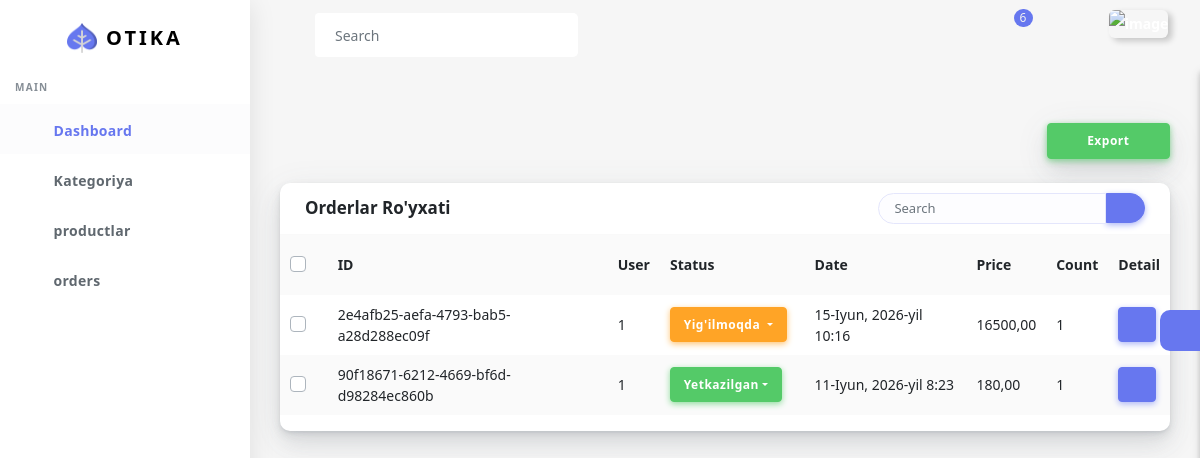
Before: /dashboard/list-orders/ with the older database file.
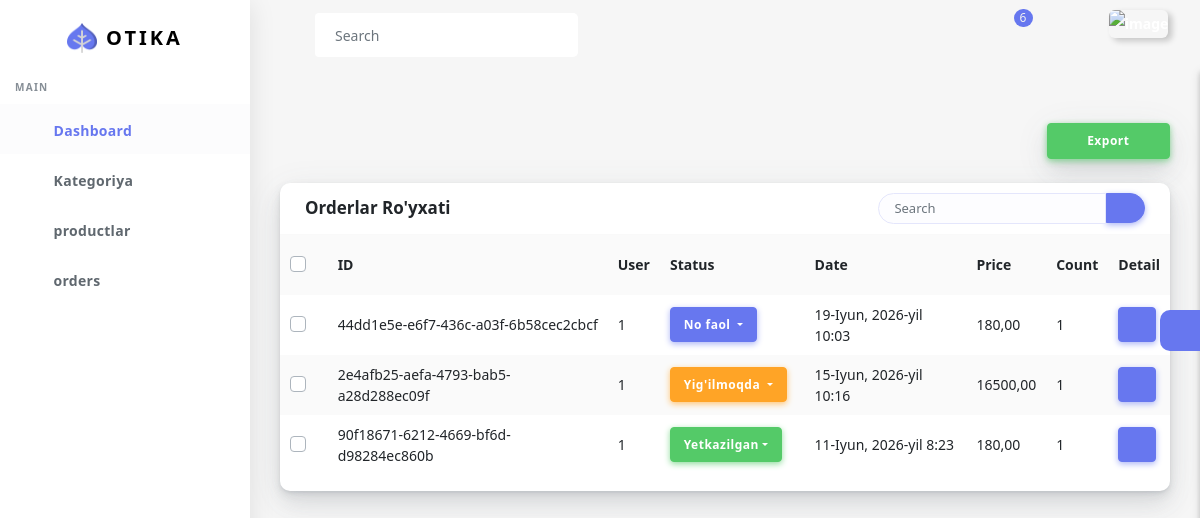
After: the same page with the newer database file.
### main/models.py (models this page shows, shortened)
class Code(models.Model):
    code = models.CharField(max_length=150, unique=True, default=uuid4, blank=True, null=True)
    class Meta:
        abstract = True

class Cart(Code):
    user = models.ForeignKey(User, on_delete=models.CASCADE)
    status = models.IntegerField(choices=CART_STATUS, default=1)
    date = models.DateTimeField(auto_now_add=True)
    delivery_date = models.DateTimeField(null=True, blank=True)
    @property
    def cart_total_price(self):
        n = 0
        for i in CartProduct.objects.filter(cart=self):
            n += i.total_price
        return n
    @property
    def count_product(self):
        n = 0
        for i in CartProduct.objects.filter(cart=self):
            n += 1
        return n

class User(AbstractUser):
    phone = models.CharField(max_length=150, null= True, blank=True)
    address = models.TextField(null=True, blank=True)
    photo = models.ImageField(upload_to='users', null=True, blank=True)
    class Meta(AbstractUser.Meta):
        swappable = "AUTH_USER_MODEL"

class CartProduct(Code):
    product = models.ForeignKey(Product, on_delete=models.SET_NULL, null=True, blank=True)
    cart = models.ForeignKey(Cart, on_delete=models.CASCADE)
    count = models.IntegerField()
    product_name = models.CharField(max_length=255, blank=True)
    product_image = models.CharField(max_length=500, blank=True)
    price = models.DecimalField(max_digits=10, decimal_places=2, null=True, blank=True)
    discount = models.DecimalField(max_digits=10, decimal_places=2, null=True, blank=True)
    @property
    def total_price(self):
        if self.product:
            if self.product.status and self.product.discount_price:
                return self.product.discount_price * self.count
            return self.product.price * self.count
        return (self.price or 0) * self.count

class Product(Code):
    category = models.ForeignKey(Category, on_delete=models.CASCADE, null=True, blank=True)
    image = models.ImageField(upload_to='products')
    name = models.CharField(max_length=150)
    description = models.TextField(blank=True,null=True)
    price = models.DecimalField(max_digits=10, decimal_places=2)
    discount_price = models.DecimalField(max_digits=10, decimal_places=2, null=True, blank=True)
    status = models.BooleanField(default=False)
    created_at = models.DateTimeField(auto_now_add=True)
    updated_at = models.DateTimeField(auto_now=True)
    count = models.IntegerField(default=0)

### dashboard/views.py (the view)
# urls.py: path('list-orders/', views.orders, name='d_orders'),
def orders(request):
    query = request.GET.get('query')
    order = models.Cart.objects.all().order_by('-id')
    if query:
        order = order.filter(
            Q(code__icontains=query) |
            Q(cartproduct__product__name__icontains=query) |
            Q(cartproduct__product__code__icontains=query)
        ).distinct()
    return render(request, 'dashboard/order_list.html', {'orders': order, "query": query})

### templates/dashboard/order_list.html (shortened to what the changed rows need)
{% extends 'dashboard/base.html' %}
{% block content %}
<div class="main-content" style="min-height: 740px;">
        <section class="section">
          <div class="section-body">
            <div class="row">
              <div class="col-12">
                <div class="card">
                  <div class="card-body p-0">
                    <div class="table-responsive">
                      <table class="table table-striped">
                        <tbody><tr>
                          <th class="text-center">
                            <div class="custom-checkbox custom-checkbox-table custom-control">
                              <label for="checkbox-all" class="custom-control-label">&nbsp;</label>
                            </div>
                          </th>
                          <th>ID</th>
                          <th>User</th>
                          <th>Status</th>
                          <th>Date</th>
                          <th>Price</th>
                         <th>Count</th>
                          <th>Detail</th>
                        </tr>
                        {% for category in orders %}
                        <tr>
                          <td class="p-0 text-center">
                            <div class="custom-checkbox custom-control">
                              <label for="checkbox-1" class="custom-control-label">&nbsp;</label>
                            </div>
                          </td>
                          <td>{{category.code}}</td>
                          <td>{{category.user}}</td>
                          <td>                                              <div class="dropdown d-inline mr-2">
                {% if category.status == 1 %}
                      <button class="btn btn-primary dropdown-toggle" type="button" id="dropdownMenuButton"
                        data-toggle="dropdown" aria-haspopup="true" aria-expanded="false">
                        No faol </button>
                {% elif category.status == 2 %}
                  <button class="btn btn-warning dropdown-toggle" type="button" id="dropdownMenuButton"
                        data-toggle="dropdown" aria-haspopup="true" aria-expanded="false">
                        Yig'ilmoqda </button>
                 {% elif category.status == 3 %}
                     <button class="btn btn-info dropdown-toggle" type="button" id="dropdownMenuButton"
                        data-toggle="dropdown" aria-haspopup="true" aria-expanded="false">
                        Yo'lda</button>
                 {% elif category.status == 4 %}
                     <button class="btn btn-success dropdown-toggle" type="button" id="dropdownMenuButton"
                        data-toggle="dropdown" aria-haspopup="true" aria-expanded="false">
                        Yetkazilgan</button>
                 {% elif category.status == 5 %}
                     <button class="btn btn-danger dropdown-toggle" type="button" id="dropdownMenuButton"
                        data-toggle="dropdown" aria-haspopup="true" aria-expanded="false">
                        Bekor qilingan</button>
                 {% endif %}
                    </div>
</td>
                          <td>{{category.date}}</td>
                          <td>{{category.cart_total_price}}</td>
                          <td>{{category.count_product}}</td>
                          <td>
                            <a href="{% url 'd_detail_orders' category.code %}" class="btn btn-primary"> <i class="far fa-eye"></i></a>
                          </td>
                        </tr>
                        {% endfor %}
                      </tbody></table>
                    </div>
                  </div>
                </div>
              </div>
            </div>
          </div>
        </section>
      </div>
{% endblock %}

Changed rows visible on the page:
added Cart: code "44dd1e5e-e6f7-436c-a03f-6b58cec2cbcf", user "1", status "No faol", date "19-Iyun, 2026-yil 10:03", cart_total_price "180,00", count_product "1"
